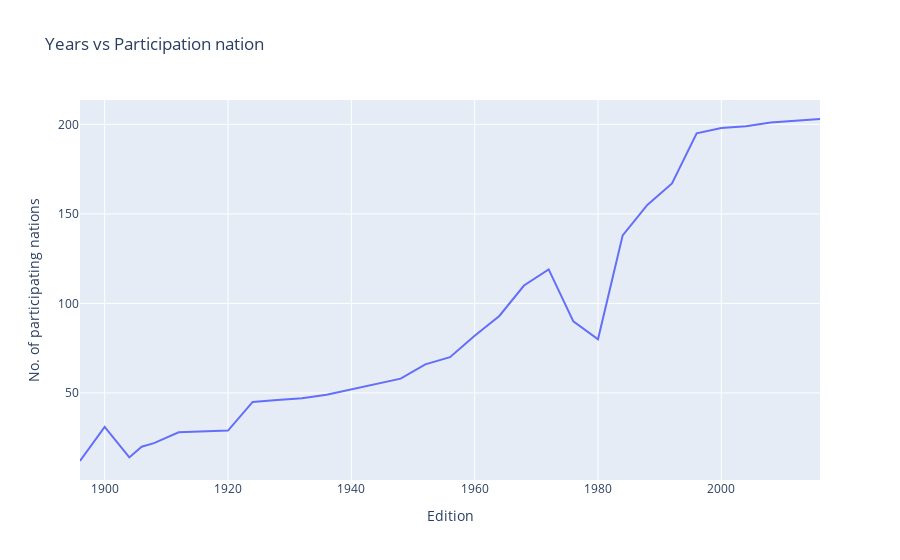

The notebook cell this image was saved under:
### Code cell
# graph for years vs participation nation

import plotly.express as px
fig = px.line(country_list, x="Edition",y='No. of participating nations', title='Years vs Participation nation')
fig.show()

### Figure 1 — Plotly figure (JSON) as saved in the notebook; plotly's stock layout.template omitted (floating-point values rounded to 4 significant figures)
{"data": [{"hovertemplate": "Edition=%{x}<br>No. of participating nations=%{y}<extra></extra>", "legendgroup": "", "line": {"color": "#636efa", "dash": "solid"}, "marker": {"symbol": "circle"}, "mode": "lines", "name": "", "orientation": "v", "showlegend": false, "type": "scatter", "x": [1896, 1900, 1904, 1906, 1908, 1912, 1920, 1924, 1928, 1932, 1936, 1948, 1952, 1956, 1960, 1964, 1968, 1972, 1976, 1980, 1984, 1988, 1992, 1996, 2000, 2004, 2008, 2012, 2016], "xaxis": "x", "y": [12, 31, 14, 20, 22, 28, 29, 45, 46, 47, 49, 58, 66, 70, 82, 93, 110, 119, 90, 80, 138, 155, 167, 195, 198, 199, 201, 202, 203], "yaxis": "y"}], "layout": {"legend": {"tracegroupgap": 0}, "title": {"text": "Years vs Participation nation"}, "xaxis": {"anchor": "y", "domain": [0, 1], "title": {"text": "Edition"}}, "yaxis": {"anchor": "x", "domain": [0, 1], "title": {"text": "No. of participating nations"}}}}
